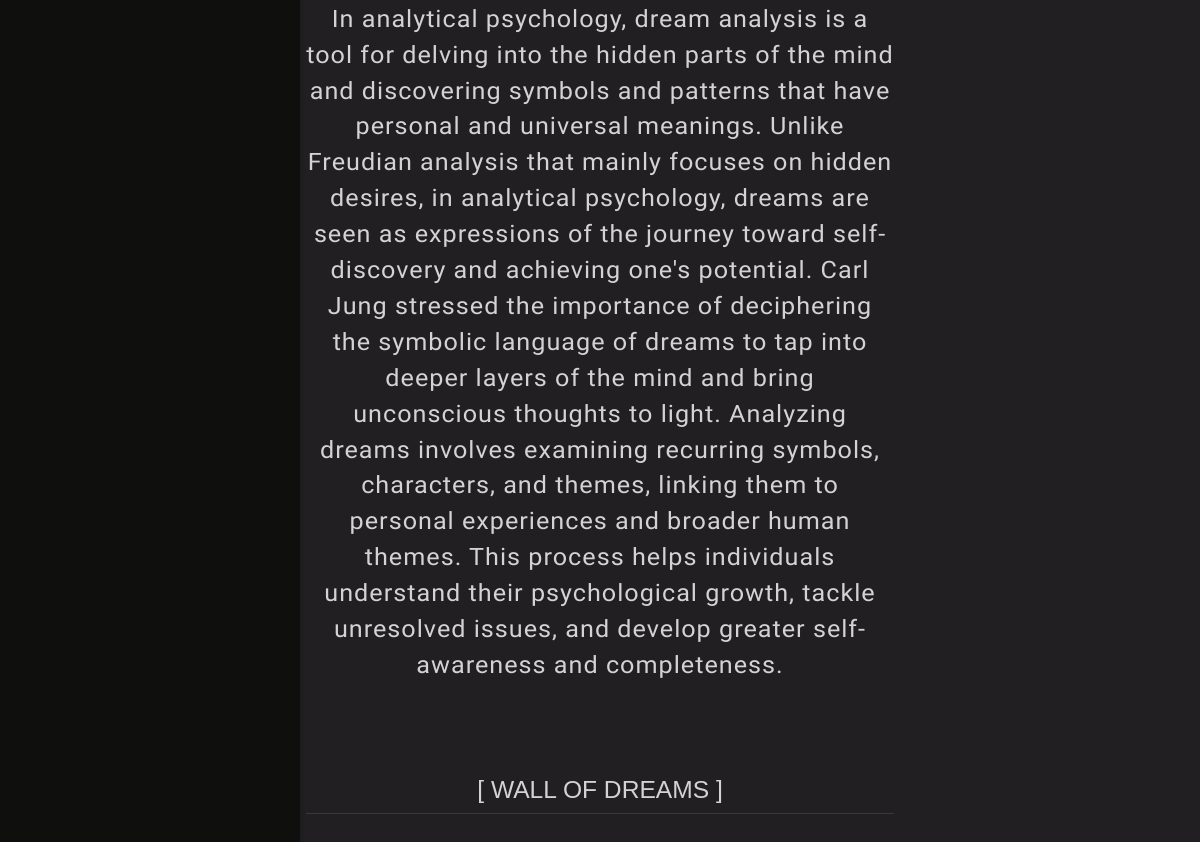
The app's page /dreams/ (lower part), older data.
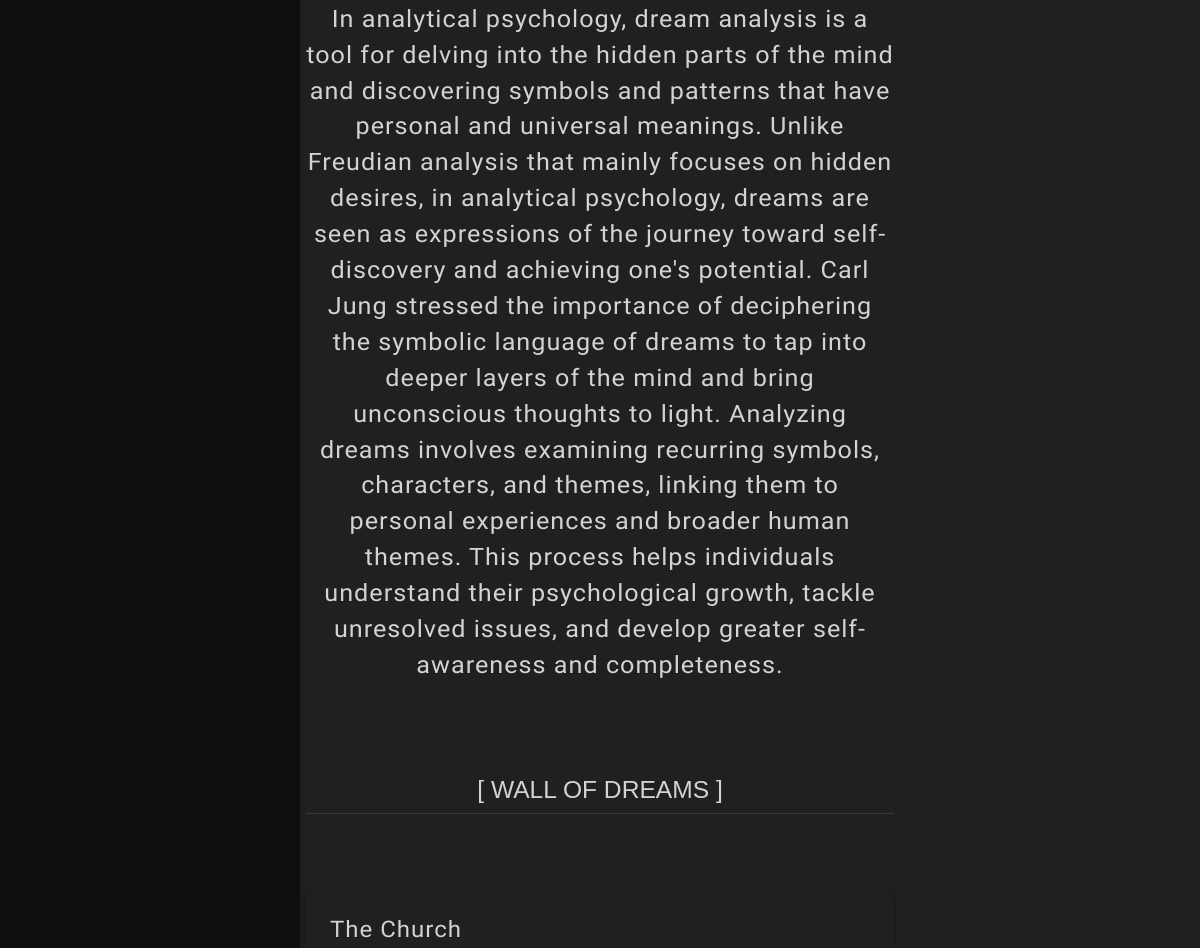
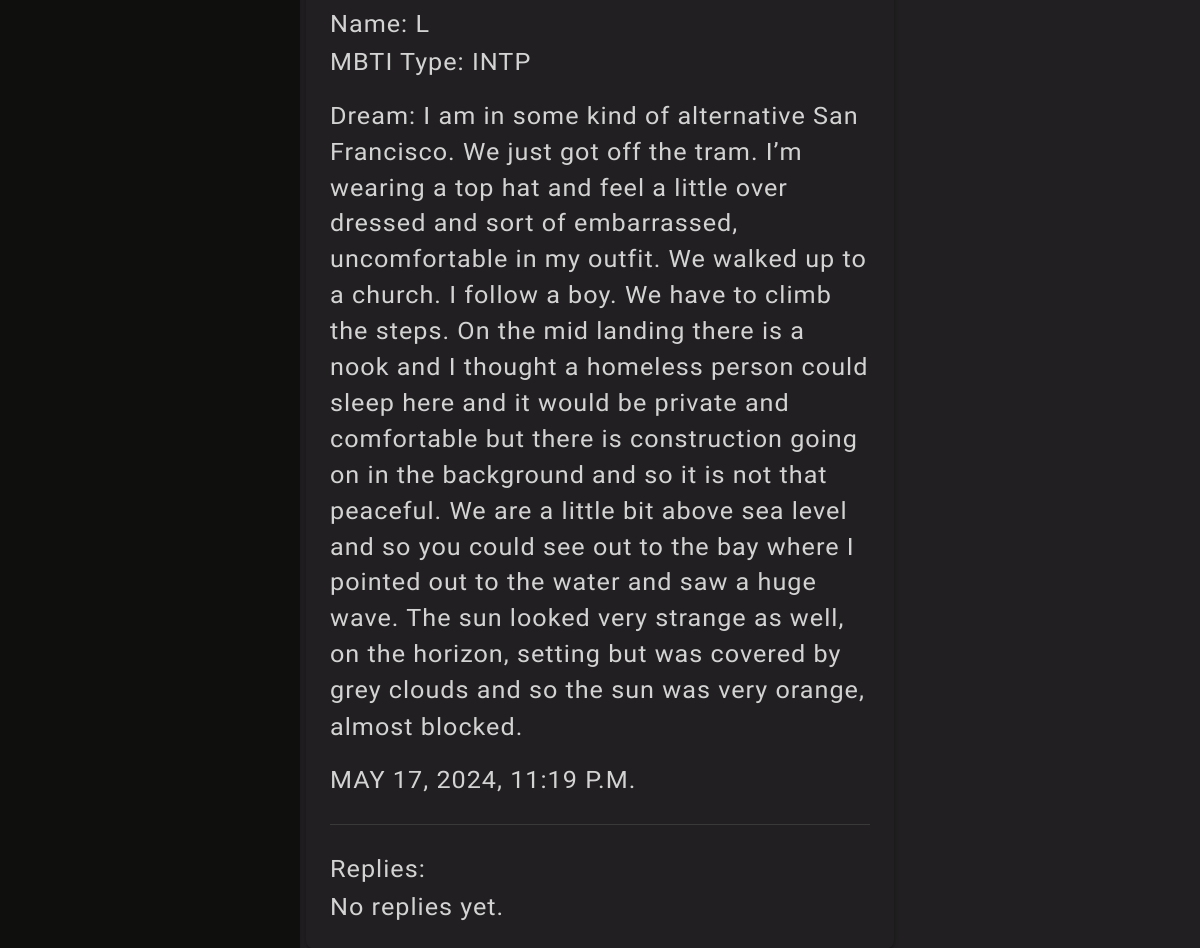
The same page, newer data (2 pictures, top to bottom).
### main/models.py (models this page shows, shortened)
class Dreams(models.Model):
    search_fields = ['email', 'title', 'pub', 'dream','id']
    MBTI_CHOICES = [
        ('', ''),
        ('INTJ', 'INTJ'),
        ('INTP', 'INTP'),
        ('ENTJ', 'ENTJ'),
        ('ENTP', 'ENTP'),
        ('INFJ', 'INFJ'),
        ('INFP', 'INFP'),
        ('ENFJ', 'ENFJ'),
        ('ENFP', 'ENFP'),
        ('ISTJ', 'ISTJ'),
        ('ISFJ', 'ISFJ'),
        ('ESTJ', 'ESTJ'),
        ('ESFJ', 'ESFJ'),
        ('ISTP', 'ISTP'),
        ('ISFP', 'ISFP'),
        ('ESTP', 'ESTP'),
        ('ESFP', 'ESFP'),
    ]
    id = models.UUIDField(primary_key=True, default=uuid.uuid4, editable=False)
    ip_address = models.CharField(max_length=45, default="")
    submission_time = models.DateTimeField(default=datetime.now)
    name = models.CharField(max_length=50, default="")
    email = models.EmailField(max_length=200, default="")
    phone = PhoneNumberField(default="+10000000000")
    mbti_type = models.CharField(max_length=4, choices=MBTI_CHOICES, default='')
    pub = models.DateTimeField("date published", default=datetime.now)
    title = models.CharField(max_length=44)
    dream = models.TextField(default="")
    viewobj = models.IntegerField(default=0)
    timer = models.DateTimeField(blank=True,null=True)
    active = models.BooleanField(default=False)
    class Meta:
        verbose_name = "dreams"
        ordering = ['-pub']

### main/views.py (the view)
# urls.py: path('dreams/', views.dreams, name='dreams'),
def dreams(request):
    all_json_data = []
    dreams_with_replies = []
    dreams = Dreams.objects.all()
    for dream in dreams:
        replies = Reply.objects.filter(dream=dream)
        dreams_with_replies.append({'dream': dream, 'replies': replies})
    if request.method == 'POST':
        reply_form = ReplyForm(request.POST)
        if reply_form.is_valid():
            try:
                dream_id = request.POST.get('dream_id')
                dream_instance = get_object_or_404(Dreams, id=dream_id)
                print(f"Dream Instance: {dream_instance}")
            except Exception as e:
                print(f"Error retrieving Dream: {e}")
                dream_instance = None
            if dream_instance:
                print("Saving Reply...")
                reply = reply_form.save(commit=False)
                reply.dream = dream_instance
                reply.reply = request.POST.get('reply')
                reply.pub = timezone.now()
                reply.save()
                print("Reply saved successfully!")
                return HttpResponseRedirect(request.META.get('HTTP_REFERER'))
    else:
        reply_form = ReplyForm()
    return render(request, "dreamapp/dreams.html", context={
        "dreams_with_replies": dreams_with_replies,
        "dreams": dreams,
        "reply_form": reply_form,
        "all_json_data": all_json_data,
    })

### main/templates/dreamapp/dreams.html (shortened to what this page needs)
{% extends 'dreamapp/header.html' %}
{% block content %}
<head>
  {% load static %}
</head>
<body>
  <div class="container center" style="margin-top:5em">
    <div class="container center">
      <div class="">
        <p class="exo-200t center flow-text">
          In analytical psychology, dream analysis is a tool for delving into the hidden parts of the mind and
          discovering symbols and patterns that have personal and universal meanings. Unlike Freudian analysis that
          mainly focuses on hidden desires, in analytical psychology, dreams are seen as expressions of the journey
          toward self-discovery and achieving one's potential. <strong>Carl Jung</strong> stressed the importance of
          deciphering the symbolic language of dreams to tap into deeper layers of the mind and bring unconscious
          thoughts to light. Analyzing dreams involves examining recurring symbols, characters, and themes, linking them
          to personal experiences and broader human themes. This process helps individuals understand their
          psychological growth, tackle unresolved issues, and develop greater self-awareness and completeness.
        </p>
      </div>
    </div>
  </div>
  <div class="container" style="margin-top: 5em;margin-bottom: 5em;">
    <h5 class="goldman-regular center mobile-exo200h">[ WALL OF DREAMS ]</h5>
    <div class="container" style="border-top: 1px solid rgba(160, 160, 160, 0.2);">
    </div>
  </div>
  <div class="container" style="margin-top: 5em; margin-bottom: 5em;">
    {% for item in dreams_with_replies %}
    <div class="flow-text container">
      <div class="card horizontal">
        <div class="card-stacked">
          <div class="card-content">
            <span class="card-title exo-200 flow-text"><strong>{{ item.dream.title }}</strong></span>
            <p class="exo-200t flow-text"><strong>Name:</strong> {{ item.dream.name }}</p>
            <p class="exo-200t flow-text"><strong>MBTI Type:</strong> {{ item.dream.mbti_type }}</p>
            <p class="exo-200t flow-text"><strong>Dream:</strong> {{ item.dream.dream }}</p>
            <p class="exo-200d flow-text">{{ item.dream.pub }}</p>
            <div class="" style="border-top: 1px solid rgba(160, 160, 160, 0.2);margin:1em 0 1em 0"></div>
            <p class="exo-200 flow-text"><strong>Replies:</strong></p>
            {% for reply in item.replies %}
            <p class="exo-200 flow-text" style="padding:1em"><strong>{{ reply.name }}</strong>: {{ reply.reply }}</p>
            {% empty %}
            <p class="exo-200 flow-text">No replies yet.</p>
            {% endfor %}
          </div>
        </div>
      </div>
    </div>
    {% endfor %}
  </div>
</body>
{% endblock %}

### main/templates/dreamapp/header.html (shortened to what this page needs)
<head>
  {% load static %}
  <link href="{% static 'main/css/materialize.min.css' %}" rel="stylesheet">
  <link href="{% static 'main/js/materialize.js' %}" rel="stylesheet">
</head>
<ul class="sidenav sidenav-fixed" id="mobile-nav" style="margin-top:1em">
</ul>
<body style="margin-bottom:10em;background:#211f21;">
  {% block content %}
  {% endblock %}
</body>
</body>

Row changes from the older to the newer data that the page shows:
added Dreams: dream "The Church", dream.name "L", dream.mbti_type "INTP", dream.dream "I am in some kind of alternative San Francisco. We just got off the tram. I’m wearing a top hat and feel a little over dressed and sort of embarrassed, uncomfortable in my outfit. We walked up to a church. I follow a boy. We have to climb the steps. On the mid landing there is a nook and I thought a homeless person could sleep here and it would be private and comfortable but there is construction going on in the background and so it is not that peaceful. We are a little bit above sea level and so you could see out to the bay where I pointed out to the water and saw a huge wave. The sun looked very strange as well, on the horizon, setting but was covered by grey clouds and so the sun was…", dream.pub "MAY 17, 2024, 11:19 P.M."
